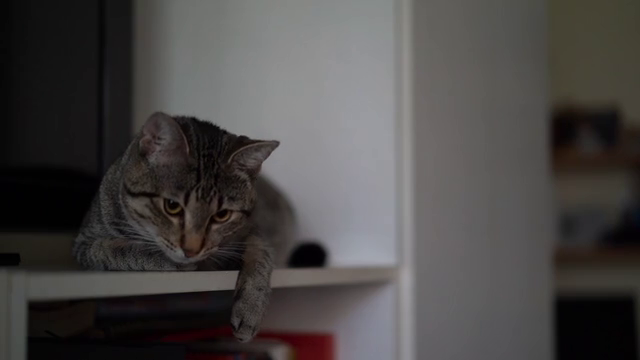
#> input picture frame 81 of pythonImageWorkspace/Data/video.mp4, 640 x 360 px, given in place of city.mp4, which was not available
$ jupyter execute '19. 퀴즈.ipynb'   (text cells are left out)
#> lines starting #> are read from the running program, lines starting #| are printed output that depends on the picture
[cell 1]
import cv2
import numpy as np

path = "C:\\Users\\User\\Desktop\\code\\gitFolder\\myStudy\\3_OpenCV_python\\pythonImageWorkspace\\Data"

cap = cv2.VideoCapture(path + '/city.mp4')

# 코덱 정의
fourcc = cv2.VideoWriter_fourcc(*'DIVX')

width = round(cap.get(cv2.CAP_PROP_FRAME_WIDTH))
height = round(cap.get(cv2.CAP_PROP_FRAME_HEIGHT))

# fps 4배로 설정
fps = cap.get(cv2.CAP_PROP_FPS) * 4
# out = cv2.VideoWriter(path + '/city_output.avi', fourcc, fps, (width, height))

# 90도 회전하기 위해 틀 설정
out = cv2.VideoWriter(path + '/city_output.avi', fourcc, fps, (height, width))

while cap.isOpened():
    ret, frame = cap.read()
#> frame is the input picture: shape (360, 640, 3); mean B, G, R 70.6, 71.5, 74.3

    if not ret:
        print('done')
        break

    # 90도 회전
    # # output_frame = np.transpose(frame, (1, 0, 2))
    output_frame = cv2.rotate(frame, cv2.ROTATE_90_COUNTERCLOCKWISE)
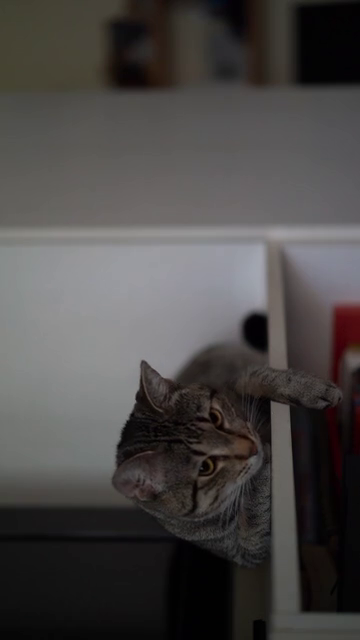
#> output_frame: shape (640, 360, 3); mean B, G, R 70.6, 71.5, 74.3
    out.write(output_frame)

    cv2.imshow('video', frame)

    if cv2.waitKey(1) == ord('q'):
#> (key q is pressed here)
        print('quit')
        break

out.release()
cap.release()
cv2.destroyAllWindows()


$ run again, starting later in the video
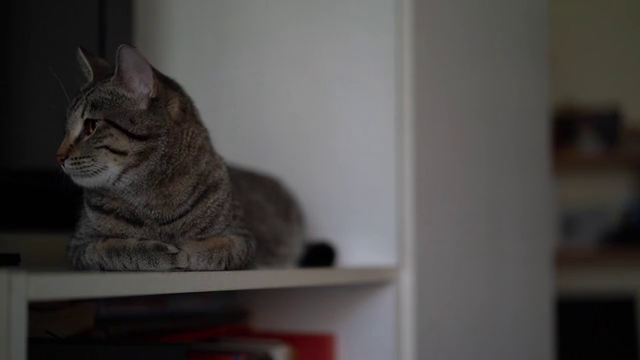
#> input picture frame 367 of pythonImageWorkspace/Data/video.mp4, 640 x 360 px, given in place of city.mp4, which was not available
#> frame is the input picture: shape (360, 640, 3); mean B, G, R 70.1, 71.4, 74.3
#> `output_frame = cv2.rotate(frame, cv2.ROTATE_90_COUNTERCLOCKWISE)`:
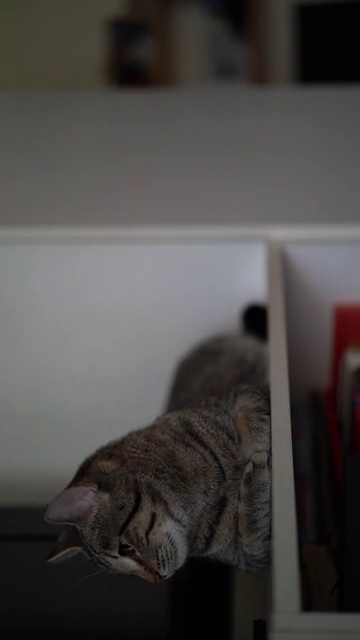
#> output_frame: shape (640, 360, 3); mean B, G, R 70.1, 71.4, 74.3

$ run again, starting later in the video
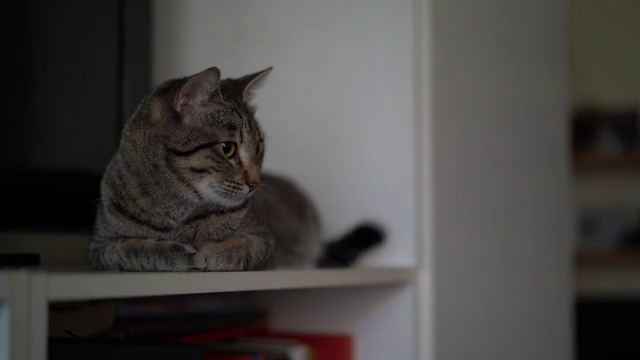
#> input picture frame 652 of pythonImageWorkspace/Data/video.mp4, 640 x 360 px, given in place of city.mp4, which was not available
#> frame is the input picture: shape (360, 640, 3); mean B, G, R 67, 68.5, 71.4
#> `output_frame = cv2.rotate(frame, cv2.ROTATE_90_COUNTERCLOCKWISE)`:
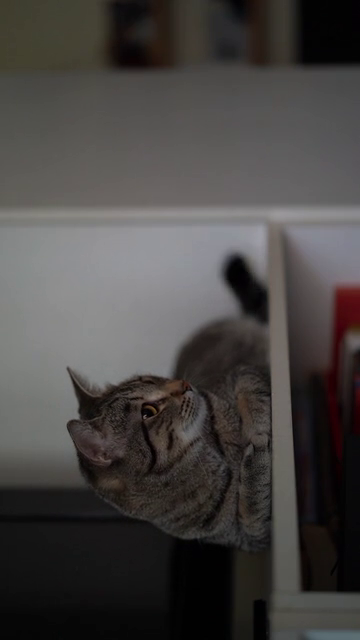
#> output_frame: shape (640, 360, 3); mean B, G, R 67, 68.5, 71.4
